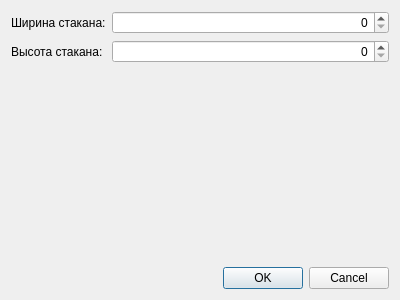
<?xml version="1.0" encoding="UTF-8"?>
<ui version="4.0">
 <class>GameSettings</class>
 <widget class="QDialog" name="GameSettings">
  <property name="windowModality">
   <enum>Qt::ApplicationModal</enum>
  </property>
  <property name="geometry">
   <rect>
    <x>0</x>
    <y>0</y>
    <width>400</width>
    <height>300</height>
   </rect>
  </property>
  <property name="windowTitle">
   <string>Настройки игры</string>
  </property>
  <layout class="QVBoxLayout" name="verticalLayout">
   <item>
    <layout class="QFormLayout" name="formLayout">
     <item row="0" column="0">
      <widget class="QLabel" name="label">
       <property name="text">
        <string>Ширина стакана:</string>
       </property>
      </widget>
     </item>
     <item row="1" column="0">
      <widget class="QLabel" name="label_2">
       <property name="text">
        <string>Высота стакана:</string>
       </property>
      </widget>
     </item>
     <item row="0" column="1">
      <widget class="QSpinBox" name="glassHeight">
       <property name="layoutDirection">
        <enum>Qt::LeftToRight</enum>
       </property>
       <property name="alignment">
        <set>Qt::AlignRight|Qt::AlignTrailing|Qt::AlignVCenter</set>
       </property>
      </widget>
     </item>
     <item row="1" column="1">
      <widget class="QSpinBox" name="glassWidth">
       <property name="layoutDirection">
        <enum>Qt::LeftToRight</enum>
       </property>
       <property name="alignment">
        <set>Qt::AlignRight|Qt::AlignTrailing|Qt::AlignVCenter</set>
       </property>
      </widget>
     </item>
    </layout>
   </item>
   <item>
    <widget class="QDialogButtonBox" name="buttonBox">
     <property name="orientation">
      <enum>Qt::Horizontal</enum>
     </property>
     <property name="standardButtons">
      <set>QDialogButtonBox::Cancel|QDialogButtonBox::Ok</set>
     </property>
    </widget>
   </item>
  </layout>
 </widget>
 <resources/>
 <connections>
  <connection>
   <sender>buttonBox</sender>
   <signal>accepted()</signal>
   <receiver>GameSettings</receiver>
   <slot>accept()</slot>
   <hints>
    <hint type="sourcelabel">
     <x>248</x>
     <y>254</y>
    </hint>
    <hint type="destinationlabel">
     <x>157</x>
     <y>274</y>
    </hint>
   </hints>
  </connection>
  <connection>
   <sender>buttonBox</sender>
   <signal>rejected()</signal>
   <receiver>GameSettings</receiver>
   <slot>reject()</slot>
   <hints>
    <hint type="sourcelabel">
     <x>316</x>
     <y>260</y>
    </hint>
    <hint type="destinationlabel">
     <x>286</x>
     <y>274</y>
    </hint>
   </hints>
  </connection>
 </connections>
</ui>
